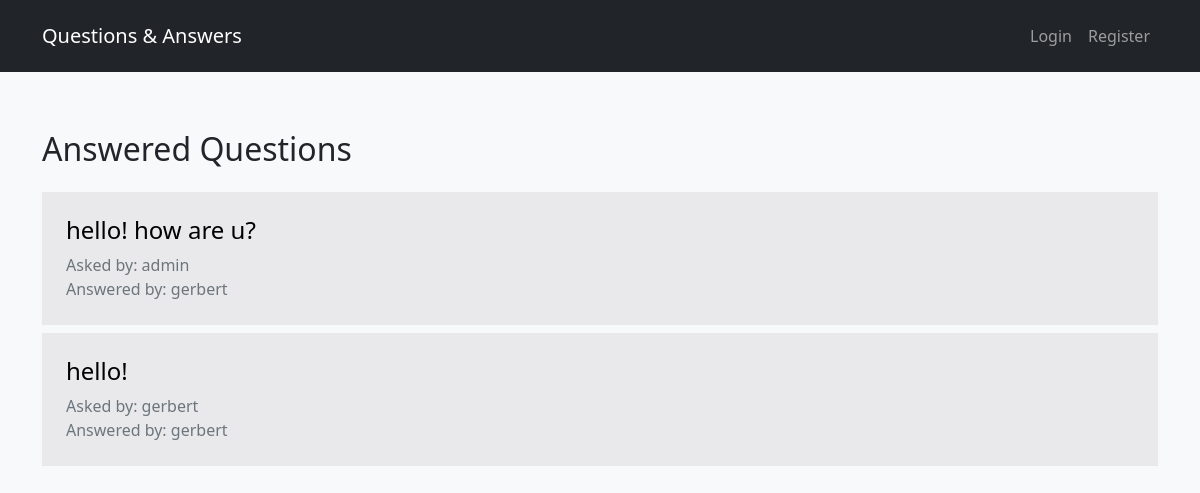
Before: / with the older database file.
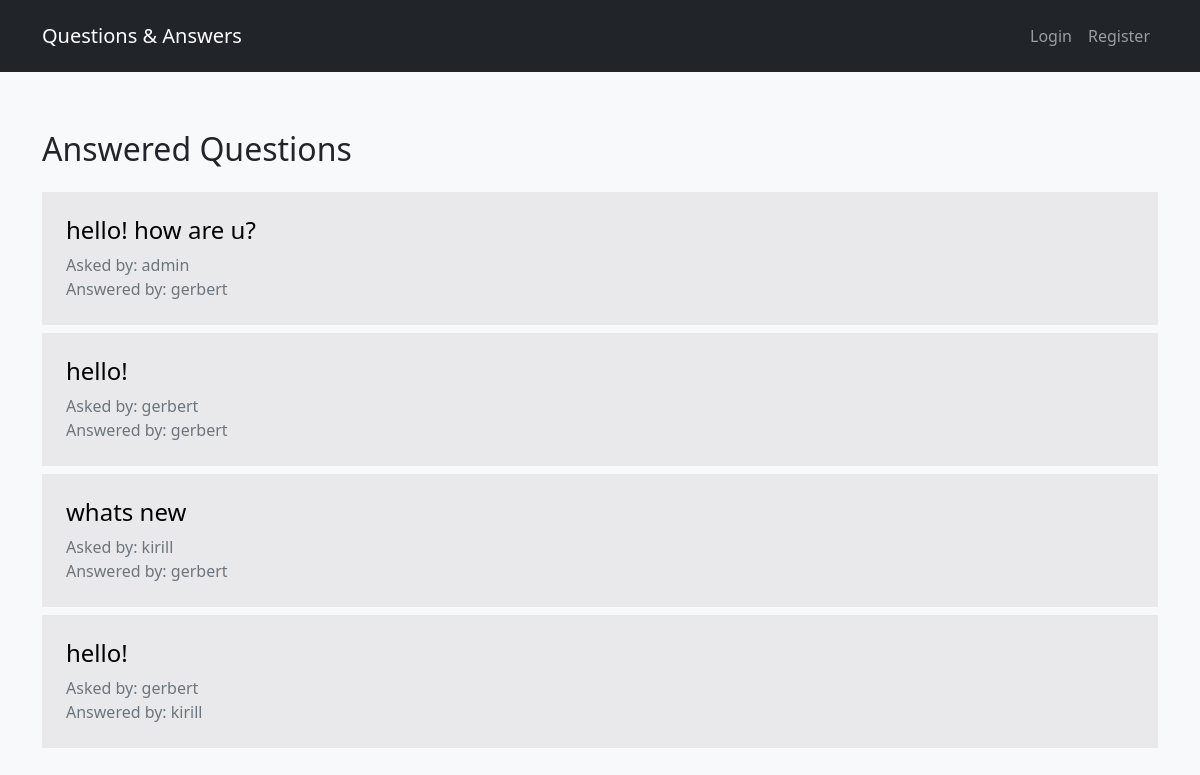
After: the same page with the newer database file.
### tables this page shows
CREATE TABLE question (
    id integer primary key autoincrement,
    id_expert integer not null,
    id_user integer not null,
    text_question text not null,
    answer text
);

CREATE TABLE user (
    id integer primary key autoincrement,
    user_name text not null,
    password text not null,
    expert boolean not null,
    admin boolean not null
);

### app.py (the view)
@app.route("/")
def home():
    user = user_session()
    db = get_db()
    cur = db.execute("""
                SELECT asker.user_name AS asker_name, expert.user_name AS expert_name, question.id AS id, question.text_question as text
                FROM question
                    JOIN user AS asker ON question.id_user = asker.id
                    JOIN user AS expert ON question.id_expert = expert.id
                WHERE question.answer IS NOT NULL;
            """)
    questions = cur.fetchall()
    return render_template("home.html", user=user, questions=questions)

### app.py (called while the page is built, shortened)
def user_session():
    user_data = None
    return user_data

def connect_db():  # Подключение базы данных
    sql = sqlite3.connect("ask_db.db")
    sql.row_factory = sqlite3.Row
    return sql

def get_db():  # Получение базы данных
    if not hasattr(g, "sqlite3"):
        g.sqlite_db = connect_db()
    return g.sqlite_db

### templates/home.html (shortened to what this page needs)
<!DOCTYPE html>
<html lang="en">
<head>
    <link href="https://cdn.jsdelivr.net/npm/bootstrap@5.1.3/dist/css/bootstrap.min.css" rel="stylesheet">
    <link rel="stylesheet" type="text/css" href="{{ url_for('static', filename='style.css')}}">
    <link rel="stylesheet" href="https://cdn.jsdelivr.net/npm/bootstrap-icons@1.3.0/font/bootstrap-icons.css">
</head>
<body class="bg-light">
<nav class="navbar navbar-expand-lg bg-dark navbar-dark py-3 fixed-top fw-light">
    <div class="container">
        <a href="{{ url_for('home') }}" class="navbar-brand lead">Questions & Answers</a>
        <div class="collapse navbar-collapse" id="navmenu">
            <ul class="navbar-nav ms-auto text-light justify-content-center align-items-center">
                {% if user %}
                <li class="nav-item"><a href="{{ url_for('ask_question') }}" class="nav-link">Ask a Question</a></li>
                {% if user.expert %}
                <li class="nav-item"><a href="{{ url_for('unanswered_question') }}" class="nav-link">Your Questions</a></li>
                {% endif %}
                {% if user.admin %}
                <li class="nav-item"><a href="{{ url_for('users') }}" class="nav-link">User Setup</a></li>
                {% endif %}
                <li class="nav-item"><a href="{{ url_for('logout') }}" class="nav-link"><span><i class="bi bi-box-arrow-right fs-5" style="vertical-align: 0.25em;"></i></span></a></li>
                {% else %}
                <li class="nav-item"><a href="{{ url_for('login') }}" class="nav-link">Login</a></li>
                <li class="nav-item"><a href="{{ url_for('register') }}" class="nav-link">Register</a></li>
                {% endif %}
            </ul>
        </div>
    </div>
</nav>
<section>
    <div class="container text-dark mt-5 fw-light">
        {% block content %}
        <h2 class="fw-light fs-2 mb-4">Answered Questions</h2>
        <div class="d-flex flex-column">
            {% for question in questions %}
                <a href="{{ url_for('answered_questions', id_question=question.id) }}" class="answers mb-2">
                    <div class="bg-dark p-4 " style="--bs-bg-opacity: .07;">
                        <h4 class="fw-light fs-4">{{ question.text }}</h4>
                        <span class="text-secondary">Asked by: {{ question.asker_name}}
                        <br>
                        Answered by: {{ question.expert_name }}</span>
                    </div>
                </a>
            {% endfor %}
        </div>
        {% endblock %}
    </div>
</section>
</body>
</html>

### static/style.css (style rules this page uses)
body::before { display: block; content: ""; height: 82px; }
.answers { text-decoration: none; color: black; transition: all 0.2s ease-in; }

Changed rows visible on the page:
added question: text "whats new", asker_name "kirill", expert_name "gerbert"
added question: text "hello!", asker_name "gerbert", expert_name "kirill"
